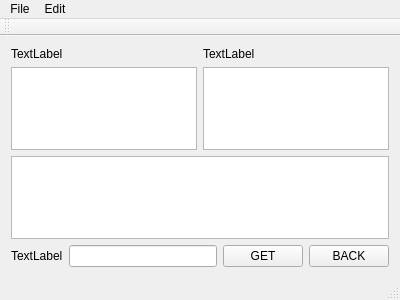
<?xml version="1.0" encoding="UTF-8"?>
<ui version="4.0">
 <class>MainWindow</class>
 <widget class="QMainWindow" name="MainWindow">
  <property name="geometry">
   <rect>
    <x>0</x>
    <y>0</y>
    <width>400</width>
    <height>300</height>
   </rect>
  </property>
  <property name="windowTitle">
   <string>MainWindow</string>
  </property>
  <widget class="QWidget" name="centralWidget">
   <layout class="QGridLayout" name="gridLayout">
    <item row="0" column="0" colspan="4">
     <layout class="QHBoxLayout" name="horizontalLayout">
      <item>
       <layout class="QVBoxLayout" name="verticalLayout">
        <item>
         <widget class="QLabel" name="label_devs">
          <property name="text">
           <string>TextLabel</string>
          </property>
         </widget>
        </item>
        <item>
         <widget class="QListWidget" name="dev_list"/>
        </item>
       </layout>
      </item>
      <item>
       <layout class="QVBoxLayout" name="verticalLayout_3">
        <item>
         <widget class="QLabel" name="label_desc">
          <property name="text">
           <string>TextLabel</string>
          </property>
         </widget>
        </item>
        <item>
         <widget class="QTextBrowser" name="desc_info"/>
        </item>
       </layout>
      </item>
     </layout>
    </item>
    <item row="1" column="0" colspan="4">
     <widget class="QListWidget" name="info_list"/>
    </item>
    <item row="2" column="0">
     <widget class="QLabel" name="label_ipinput">
      <property name="text">
       <string>TextLabel</string>
      </property>
     </widget>
    </item>
    <item row="2" column="1">
     <widget class="QLineEdit" name="IP_input"/>
    </item>
    <item row="2" column="2">
     <widget class="QPushButton" name="GetButton">
      <property name="text">
       <string>GET</string>
      </property>
     </widget>
    </item>
    <item row="2" column="3">
     <widget class="QPushButton" name="BackButton">
      <property name="text">
       <string>BACK</string>
      </property>
     </widget>
    </item>
   </layout>
  </widget>
  <widget class="QMenuBar" name="menuBar">
   <property name="geometry">
    <rect>
     <x>0</x>
     <y>0</y>
     <width>400</width>
     <height>17</height>
    </rect>
   </property>
   <widget class="QMenu" name="menu">
    <property name="title">
     <string>File</string>
    </property>
    <addaction name="actionSave"/>
   </widget>
   <widget class="QMenu" name="menuEdit">
    <property name="title">
     <string>Edit</string>
    </property>
   </widget>
   <addaction name="menu"/>
   <addaction name="menuEdit"/>
  </widget>
  <widget class="QToolBar" name="mainToolBar">
   <attribute name="toolBarArea">
    <enum>TopToolBarArea</enum>
   </attribute>
   <attribute name="toolBarBreak">
    <bool>false</bool>
   </attribute>
  </widget>
  <widget class="QStatusBar" name="statusBar"/>
  <action name="actionSave">
   <property name="text">
    <string>Save</string>
   </property>
  </action>
 </widget>
 <layoutdefault spacing="6" margin="11"/>
 <resources/>
 <connections/>
</ui>
